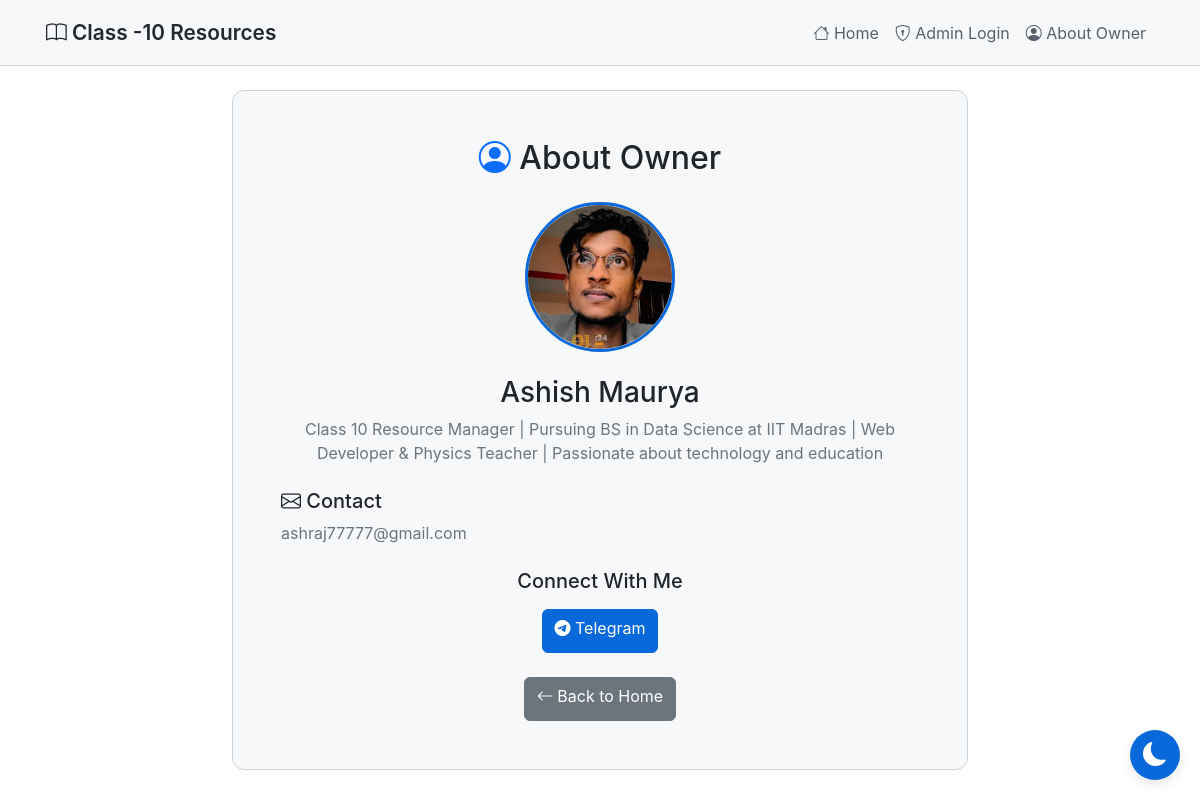
Screenshot of /about-owner with the database file from the repository.
### tables this page shows
CREATE TABLE owner_info
                 (id INTEGER PRIMARY KEY,
                  name TEXT,
                  description TEXT,
                  contact TEXT,
                  photo_filename TEXT,
                  telegram_link TEXT,
                  instagram_link TEXT,
                  mcq_link TEXT);

### app.py (the view, shortened to what this page needs)
@app.route('/about-owner', methods=['GET', 'POST'])
def about_owner():
    conn = sqlite3.connect('database.db')
    conn.row_factory = sqlite3.Row
    c = conn.cursor()
    c.execute('SELECT * FROM owner_info WHERE id = 1')
    owner_info = c.fetchone()
    conn.close()
    is_admin = 'admin' in session
    return render_template('about_owner.html', owner_info=owner_info, is_admin=is_admin)

### templates/about_owner.html (shortened to what this page needs)
{% extends "base.html" %}
{% block content %}
<div class="row justify-content-center mt-4">
    <div class="col-md-10 col-lg-8">
        <div class="card">
            <div class="card-body p-5">
                <h2 class="text-center mb-4">
                    <i class="bi bi-person-circle text-primary"></i> About Owner
                </h2>
                {% if owner_info %}
                <div class="text-center mb-4">
                    {% if owner_info['photo_filename'] %}
                    <img src="{{ url_for('static', filename='owner/' + owner_info['photo_filename']) }}"
                         alt="Owner Photo"
                         class="rounded-circle"
                         style="width: 150px; height: 150px; object-fit: cover; border: 3px solid var(--accent-color);">
                    {% else %}
                    <div class="rounded-circle bg-secondary d-inline-flex align-items-center justify-content-center"
                         style="width: 150px; height: 150px;">
                        <i class="bi bi-person" style="font-size: 4rem;"></i>
                    </div>
                    {% endif %}
                </div>
                <div class="text-center mb-4">
                    <h3>{{ owner_info['name'] }}</h3>
                    <p class="text-secondary">{{ owner_info['description'] }}</p>
                </div>
                <div class="mb-4">
                    <h5><i class="bi bi-envelope"></i> Contact</h5>
                    <p class="text-secondary">{{ owner_info['contact'] }}</p>
                </div>
                <div class="text-center">
                    <h5 class="mb-3">Connect With Me</h5>
                    <div class="d-flex gap-3 justify-content-center flex-wrap">
                        {% if owner_info['telegram_link'] %}
                        <a href="{{ owner_info['telegram_link'] }}" target="_blank"
                           class="btn btn-primary">
                            <i class="bi bi-telegram"></i> Telegram
                        </a>
                        {% endif %}
                    </div>
                </div>
                {% endif %}
                <div class="text-center mt-4">
                    <a href="{{ url_for('index') }}" class="btn btn-secondary">
                        <i class="bi bi-arrow-left"></i> Back to Home
                    </a>
                </div>
            </div>
        </div>
    </div>
</div>
{% endblock %}

### templates/base.html (style rules this page uses)
:root { --bg-primary: #ffffff; --bg-secondary: #f6f8fa; --bg-tertiary: #ffffff; --text-primary: #24292f; --text-secondary: #57606a; --border-color: #cbd2d9; --accent-color: #0969da; --success-color: #1a7f37; --danger-color: #cf222e; --shadow-color: rgba(0, 0, 0, 0.1); }
body { background-color: var(--bg-primary); color: var(--text-primary); font-family: -apple-system, BlinkMacSystemFont, 'Segoe UI', 'Noto Sans', Helvetica, Arial, sans-serif; min-height: 100vh; transition: background-color 0.3s ease, color 0.3s ease; }
* { transition: background-color 0.3s ease, color 0.3s ease, border-color 0.3s ease; }
.btn-primary { background-color: var(--accent-color); border-color: var(--accent-color); transition: all 0.3s ease; min-height: 44px; }
.btn { min-height: 44px; }
.card { background-color: var(--bg-secondary); border: 1px solid var(--border-color); border-radius: 12px; transition: all 0.3s ease; overflow: hidden; }
.card-body { padding: 1.5rem; }

### rows the page displays
owner_info: photo_filename (picture), name "Ashish Maurya", description "Class 10 Resource Manager | Pursuing BS in Data Science at IIT Madras | Web Developer & Physics Teacher | Passionate about technology and education", contact "ashraj77777@gmail.com"
